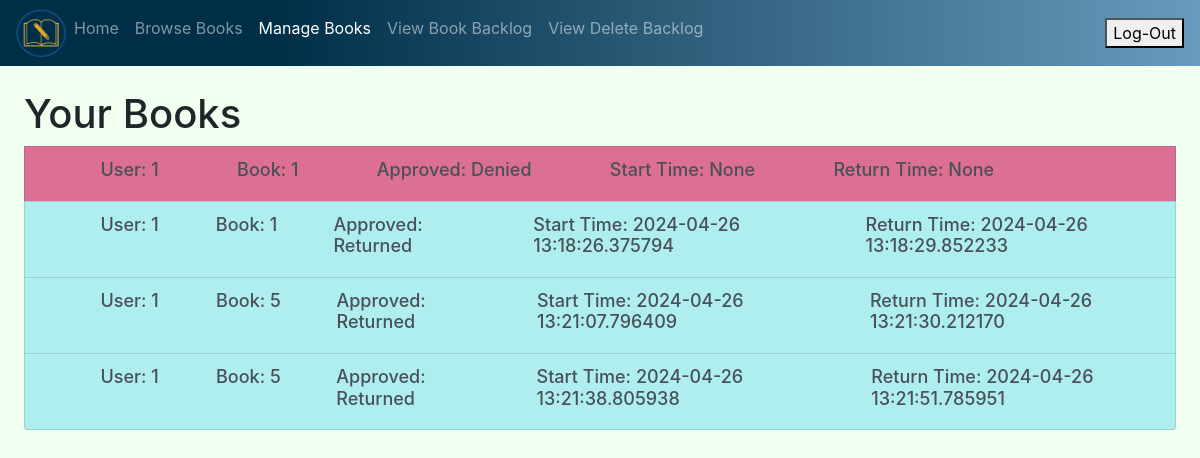
/manage_books (signed in), run on the app's committed database.
### app/models.py (models this page shows)
class UserBooks(db.Model):
    id = db.Column(db.Integer, primary_key=True)
    user_id = db.Column(db.Integer, db.ForeignKey('user.id'), nullable=False)
    book_id = db.Column(db.Integer, db.ForeignKey('book.id'), nullable=False)
    approved = db.Column(db.String(25), default=False)  #Can be ["Pending", "Denied", "Approved", "Returned"]
    start_time = db.Column(db.DateTime, nullable=True)
    end_time = db.Column(db.DateTime, nullable=True)

### app/routes.py (the view, shortened to what this page needs)
@myapp_obj.route('/manage_books', methods=['GET', 'POST'])
def manage_books():
    user_permissions = Permissions.query.filter_by(role=current_user.role).first()
    can_view_book_backlog = user_permissions.can_view_book_backlog
    can_view_accounts = user_permissions.can_view_accounts
    can_request_checkout = user_permissions.can_request_checkout
    can_approve_checkout = user_permissions.can_approve_checkout
    can_modify_catalog = user_permissions.can_modify_catalog
    can_modify_accounts = user_permissions.can_modify_accounts
    book_count = UserBooks.query.count()
    books = UserBooks.query.all()
    return render_template('manage_books.html', title='Manage Books', can_view_accounts=can_view_accounts,
                            can_view_book_backlog=can_view_book_backlog, count=book_count, books=books)

### app/models.py (called while the page is built)
@login_manager.user_loader
def load_user(user_id):
    return User.query.get(int(user_id))

### app/templates/manage_books.html (shortened to what this page needs)
<!doctype html>
<html lang="en">
  <head>
    <link rel="stylesheet" href="https://cdn.jsdelivr.net/npm/bootstrap@4.3.1/dist/css/bootstrap.min.css">
    <link href="{{url_for('static', filename='style.css')}}" rel="stylesheet">
  </head>
  <body>
   <nav class="navbar navbar-expand-lg navbar-dark" style="background: linear-gradient(90deg, hsla(201, 100%, 14%, 1) 23%, hsla(203, 39%, 57%, 1) 100%);">
    <div class="collapse navbar-collapse" id="navbarNav">
      <ul class="navbar-nav">
        <img src = "static/img.png" class = "logo" width="50px">
        <li class="nav-item">
          <a class="nav-link" href="/home">Home <span class="sr-only">(current)</span></a>
        </li>
        <li class="nav-item">
            <a class="nav-link" href="/browse_books">Browse Books<span class="sr-only">(current)</span></a>
        </li>
        <li class="nav-item active">
          <a class="nav-link" href="/manage_books">Manage Books<span class="sr-only">(current)</span></a>
        </li>
        {% if can_view_book_backlog == True %}
          <li class="nav-item">
            <a class="nav-link" href="/view_book_backlog">View Book Backlog<span class="sr-only">(current)</span></a>
          </li>
        {% endif %}
        {% if can_view_accounts == True %}
        <li class="nav-item">
          <a class="nav-link" href="/view_delete_backlog">View Delete Backlog<span class="sr-only">(current)</span></a>
        </li>
        {% endif %}
      </ul>
    </div>
    <form method="post" action="/home">
      <button type="submit" value="Log-Out" name="logOut">Log-Out</button>
    </form>
</nav>
  <div class ="background-home">
    <div class="list_books">
    <h1>Your Books</h1>
        {%if count > 0%}
            {%for request in books%}
                {%if request.approved == "Approved"%}
                  <div class="list-group-item list-group-item-action" aria-current="true" style="background-color:darkseagreen">
                    <div class="d-flex w-100">
                      <h5>User: {{request.user_id}} &emsp;</h5>
                      <h5>Book: {{request.book_id}} &emsp;</h5>
                      <h5>Start Time: {{request.start_time}} &emsp;</h5>
                      <h5>Return Time: {{request.end_time}} &emsp;</h5>
                      <form method="post" action="/manage_books">
                          <button type="submit" value="{{request.id}},{{request.user_id}},{{request.book_id}}" name="return">Return</button>
                      </form>
                    </div>
                  </div>
                {%elif request.approved == "Denied"%}
                  <div class="list-group-item list-group-item-action" aria-current="true" style="background-color:palevioletred">
                      <div class="d-flex w-100">
                          <h5>User: {{request.user_id}} &emsp;</h5>
                          <h5>Book: {{request.book_id}} &emsp;</h5>
                          <h5>Approved: {{request.approved}} &emsp;</h5>
                          <h5>Start Time: {{request.start_time}} &emsp;</h5>
                          <h5>Return Time: {{request.end_time}} &emsp;</h5>
                      </div>
                  </div>
                {%elif request.approved == "Returned"%}
                <div class="list-group-item list-group-item-action" aria-current="true" style="background-color:paleturquoise">
                    <div class="d-flex w-100">
                        <h5>User: {{request.user_id}} &emsp;</h5>
                        <h5>Book: {{request.book_id}} &emsp;</h5>
                        <h5>Approved: {{request.approved}} &emsp;</h5>
                        <h5>Start Time: {{request.start_time}} &emsp;</h5>
                        <h5>Return Time: {{request.end_time}} &emsp;</h5>
                    </div>
                </div>
                {%endif%}
            {%endfor%}
        {%endif%}
    </div>
  </div>
  </body>
</html>

### app/static/style.css (style rules this page uses)
.list_books { padding-top:2%; margin-left:2%; margin-right:2%; }
h5 { padding-left: 5%; font-size:18px; }
body { background-color:honeydew; }

### data on the page
UserBooks: user_id "1", book_id "1", approved "Denied", start_time "None", end_time "None"
UserBooks: user_id "1", book_id "1", approved "Returned", start_time "2024-04-26 13:18:26.375794", end_time "2024-04-26 13:18:29.852233"
UserBooks: user_id "1", book_id "5", approved "Returned", start_time "2024-04-26 13:21:07.796409", end_time "2024-04-26 13:21:30.212170"
UserBooks: user_id "1", book_id "5", approved "Returned", start_time "2024-04-26 13:21:38.805938", end_time "2024-04-26 13:21:51.785951"
